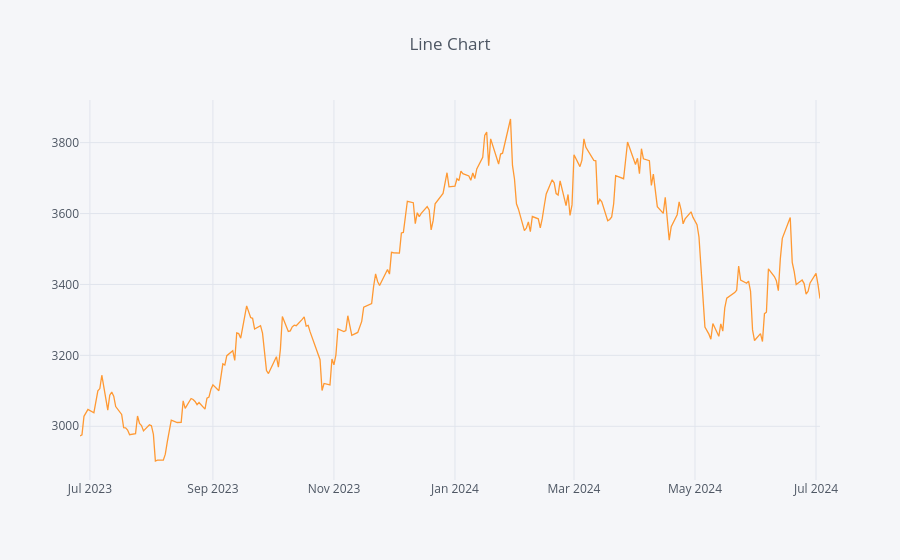

Here is the notebook cell this chart was saved with:
### Markdown cell above
## Plotting Line Chart
Next, we'll plot the time series data in the line format.

### Code cell
df['Close'].iplot(kind='line', title='Line Chart')

### Figure 1 — Plotly figure (JSON) as saved in the notebook; plotly's stock layout.template omitted (floating-point values rounded to 4 significant figures; data arrays with more than 128 entries replaced by an {"elided": "..."} marker saying what was removed)
{"data": [{"line": {"color": "rgba(255, 153, 51, 1.0)", "dash": "solid", "shape": "linear", "width": 1.3}, "mode": "lines", "name": "Close", "text": "", "type": "scatter", "x": {"elided": "250 str values"}, "y": {"elided": "250 float values"}}], "layout": {"autosize": true, "legend": {"bgcolor": "#F5F6F9", "font": {"color": "#4D5663"}}, "paper_bgcolor": "#F5F6F9", "plot_bgcolor": "#F5F6F9", "title": {"font": {"color": "#4D5663"}, "text": "Line Chart", "x": 0.5}, "xaxis": {"autorange": true, "gridcolor": "#E1E5ED", "range": ["2023-06-26", "2024-07-03"], "showgrid": true, "tickfont": {"color": "#4D5663"}, "title": {"font": {"color": "#4D5663"}, "text": ""}, "type": "date", "zerolinecolor": "#E1E5ED"}, "yaxis": {"autorange": true, "gridcolor": "#E1E5ED", "range": [2849.0, 3920.0], "showgrid": true, "tickfont": {"color": "#4D5663"}, "title": {"font": {"color": "#4D5663"}, "text": ""}, "type": "linear", "zerolinecolor": "#E1E5ED"}}}
